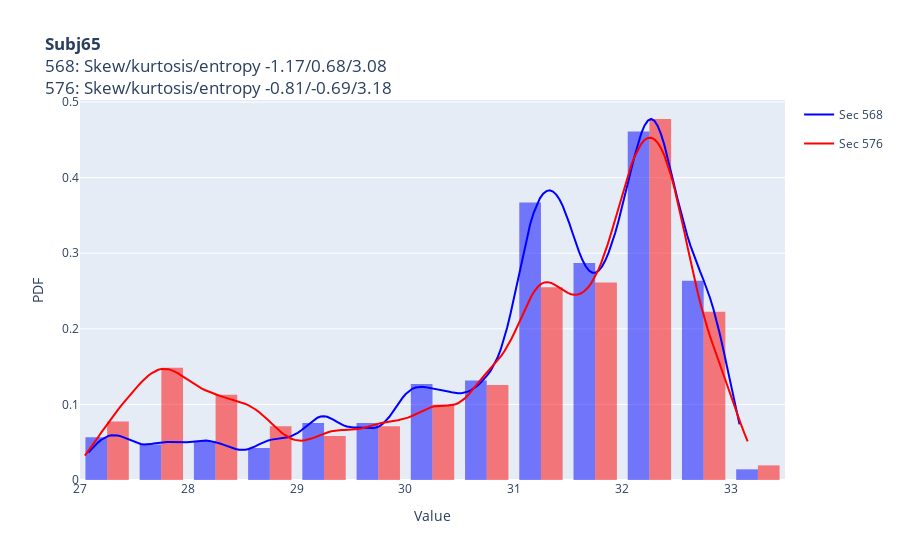

The cell this chart's notebook holds for it:
### Code cell
#| eval: false

dg0.facebbox_t.plot_pdf(subj=65, secs=[568, 576], bw_method=0.1)

### Figure 1 — Plotly figure (JSON) as saved in the notebook; plotly's stock layout.template omitted (floating-point values rounded to 4 significant figures; data arrays with more than 128 entries replaced by an {"elided": "..."} marker saying what was removed)
{"data": [{"legendgroup": "sec568", "line": {"color": "blue"}, "name": "Sec 568", "showlegend": true, "type": "scatter", "x": {"elided": "200 float values"}, "y": {"elided": "200 float values"}}, {"histnorm": "probability density", "legendgroup": "sec568", "marker": {"color": "blue"}, "nbinsx": 30, "opacity": 0.5, "showlegend": false, "type": "histogram", "x": {"elided": "425 float values"}}, {"legendgroup": "sec576", "line": {"color": "red"}, "name": "Sec 576", "showlegend": true, "type": "scatter", "x": {"elided": "200 float values"}, "y": {"elided": "200 float values"}}, {"histnorm": "probability density", "legendgroup": "sec576", "marker": {"color": "red"}, "nbinsx": 30, "opacity": 0.5, "showlegend": false, "type": "histogram", "x": {"elided": "620 float values"}}], "layout": {"barmode": "group", "title": {"text": "<b>Subj65</b><br>568: Skew/kurtosis/entropy -1.17/0.68/3.08<br>576: Skew/kurtosis/entropy -0.81/-0.69/3.18"}, "xaxis": {"title": {"text": "Value"}}, "yaxis": {"title": {"text": "PDF"}}}}
